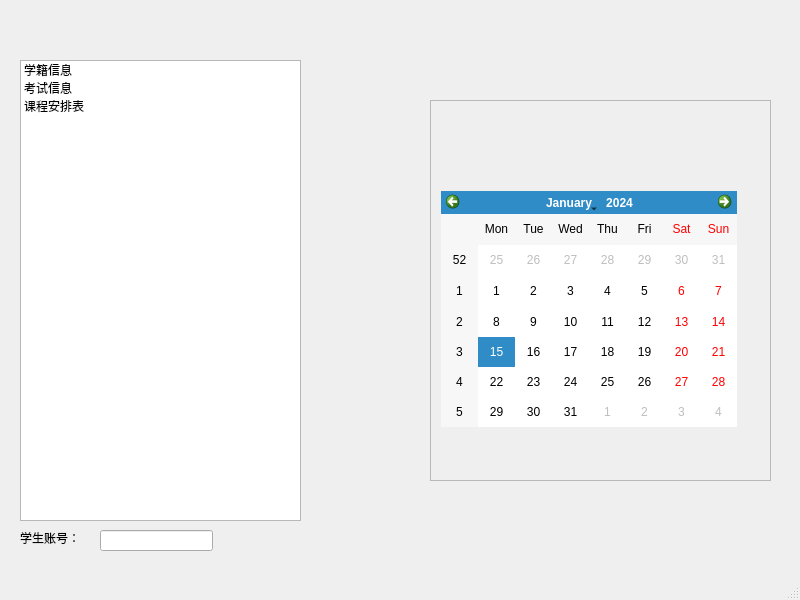
<?xml version="1.0" encoding="UTF-8"?>
<ui version="4.0">
 <class>StudentMainW</class>
 <widget class="QMainWindow" name="StudentMainW">
  <property name="geometry">
   <rect>
    <x>0</x>
    <y>0</y>
    <width>800</width>
    <height>600</height>
   </rect>
  </property>
  <property name="windowTitle">
   <string>学生</string>
  </property>
  <widget class="QWidget" name="centralwidget">
   <widget class="QListWidget" name="listWidget">
    <property name="geometry">
     <rect>
      <x>20</x>
      <y>60</y>
      <width>281</width>
      <height>461</height>
     </rect>
    </property>
    <item>
     <property name="text">
      <string>学籍信息</string>
     </property>
    </item>
    <item>
     <property name="text">
      <string>考试信息</string>
     </property>
    </item>
    <item>
     <property name="text">
      <string>课程安排表</string>
     </property>
    </item>
   </widget>
   <widget class="QStackedWidget" name="stackedWidget">
    <property name="geometry">
     <rect>
      <x>430</x>
      <y>100</y>
      <width>341</width>
      <height>381</height>
     </rect>
    </property>
    <property name="frameShape">
     <enum>QFrame::StyledPanel</enum>
    </property>
    <property name="currentIndex">
     <number>2</number>
    </property>
    <widget class="QWidget" name="page">
     <widget class="QLabel" name="label">
      <property name="geometry">
       <rect>
        <x>50</x>
        <y>170</y>
        <width>72</width>
        <height>15</height>
       </rect>
      </property>
      <property name="text">
       <string>学籍信息</string>
      </property>
     </widget>
    </widget>
    <widget class="QWidget" name="page_2">
     <widget class="QLabel" name="label_2">
      <property name="geometry">
       <rect>
        <x>90</x>
        <y>140</y>
        <width>72</width>
        <height>15</height>
       </rect>
      </property>
      <property name="text">
       <string>考试信息</string>
      </property>
     </widget>
    </widget>
    <widget class="QWidget" name="page_3">
     <widget class="QCalendarWidget" name="calendarWidget">
      <property name="geometry">
       <rect>
        <x>10</x>
        <y>90</y>
        <width>296</width>
        <height>236</height>
       </rect>
      </property>
     </widget>
    </widget>
   </widget>
   <widget class="QLabel" name="lb_stuID">
    <property name="geometry">
     <rect>
      <x>20</x>
      <y>530</y>
      <width>72</width>
      <height>15</height>
     </rect>
    </property>
    <property name="text">
     <string>学生账号：</string>
    </property>
   </widget>
   <widget class="QLineEdit" name="le_stuID">
    <property name="geometry">
     <rect>
      <x>100</x>
      <y>530</y>
      <width>113</width>
      <height>21</height>
     </rect>
    </property>
   </widget>
  </widget>
  <widget class="QMenuBar" name="menubar">
   <property name="geometry">
    <rect>
     <x>0</x>
     <y>0</y>
     <width>800</width>
     <height>26</height>
    </rect>
   </property>
  </widget>
  <widget class="QStatusBar" name="statusbar"/>
 </widget>
 <resources/>
 <connections/>
</ui>
